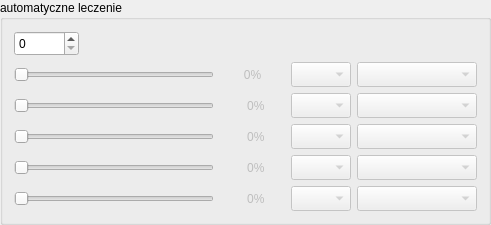
    <widget class="QGroupBox" name="healthGroup">
     <property name="sizePolicy">
      <sizepolicy hsizetype="Expanding" vsizetype="Expanding">
       <horstretch>0</horstretch>
       <verstretch>0</verstretch>
      </sizepolicy>
     </property>
     <property name="minimumSize">
      <size>
       <width>120</width>
       <height>25</height>
      </size>
     </property>
     <property name="maximumSize">
      <size>
       <width>16777215</width>
       <height>16777215</height>
      </size>
     </property>
     <property name="title">
      <string>automatyczne leczenie</string>
     </property>
     <layout class="QGridLayout" name="healthLayout">
      <item row="4" column="1">
       <widget class="QLabel" name="healthLabel_3">
        <property name="enabled">
         <bool>false</bool>
        </property>
        <property name="sizePolicy">
         <sizepolicy hsizetype="Expanding" vsizetype="Expanding">
          <horstretch>0</horstretch>
          <verstretch>0</verstretch>
         </sizepolicy>
        </property>
        <property name="minimumSize">
         <size>
          <width>65</width>
          <height>25</height>
         </size>
        </property>
        <property name="maximumSize">
         <size>
          <width>16777215</width>
          <height>25</height>
         </size>
        </property>
        <property name="text">
         <string>  0%</string>
        </property>
        <property name="alignment">
         <set>Qt::AlignCenter</set>
        </property>
       </widget>
      </item>
      <item row="6" column="0">
       <widget class="QSlider" name="healthSlider_5">
        <property name="enabled">
         <bool>false</bool>
        </property>
        <property name="sizePolicy">
         <sizepolicy hsizetype="Expanding" vsizetype="Expanding">
          <horstretch>0</horstretch>
          <verstretch>0</verstretch>
         </sizepolicy>
        </property>
        <property name="minimumSize">
         <size>
          <width>200</width>
          <height>25</height>
         </size>
        </property>
        <property name="maximumSize">
         <size>
          <width>16777215</width>
          <height>25</height>
         </size>
        </property>
        <property name="maximum">
         <number>100</number>
        </property>
        <property name="orientation">
         <enum>Qt::Horizontal</enum>
        </property>
       </widget>
      </item>
      <item row="1" column="2" rowspan="2">
       <widget class="QComboBox" name="healthKey_1">
        <property name="enabled">
         <bool>false</bool>
        </property>
        <property name="sizePolicy">
         <sizepolicy hsizetype="Expanding" vsizetype="Minimum">
          <horstretch>0</horstretch>
          <verstretch>0</verstretch>
         </sizepolicy>
        </property>
        <property name="minimumSize">
         <size>
          <width>60</width>
          <height>25</height>
         </size>
        </property>
        <property name="maximumSize">
         <size>
          <width>60</width>
          <height>25</height>
         </size>
        </property>
       </widget>
      </item>
      <item row="6" column="3">
       <widget class="QComboBox" name="healthMethodeName_5">
        <property name="enabled">
         <bool>false</bool>
        </property>
        <property name="sizePolicy">
         <sizepolicy hsizetype="Expanding" vsizetype="Minimum">
          <horstretch>0</horstretch>
          <verstretch>0</verstretch>
         </sizepolicy>
        </property>
        <property name="minimumSize">
         <size>
          <width>120</width>
          <height>25</height>
         </size>
        </property>
        <property name="maximumSize">
         <size>
          <width>120</width>
          <height>25</height>
         </size>
        </property>
       </widget>
      </item>
      <item row="3" column="2">
       <widget class="QComboBox" name="healthKey_2">
        <property name="enabled">
         <bool>false</bool>
        </property>
        <property name="sizePolicy">
         <sizepolicy hsizetype="Expanding" vsizetype="Minimum">
          <horstretch>0</horstretch>
          <verstretch>0</verstretch>
         </sizepolicy>
        </property>
        <property name="minimumSize">
         <size>
          <width>60</width>
          <height>25</height>
         </size>
        </property>
        <property name="maximumSize">
         <size>
          <width>60</width>
          <height>25</height>
         </size>
        </property>
       </widget>
      </item>
      <item row="5" column="0">
       <widget class="QSlider" name="healthSlider_4">
        <property name="enabled">
         <bool>false</bool>
        </property>
        <property name="sizePolicy">
         <sizepolicy hsizetype="Expanding" vsizetype="Expanding">
          <horstretch>0</horstretch>
          <verstretch>0</verstretch>
         </sizepolicy>
        </property>
        <property name="minimumSize">
         <size>
          <width>200</width>
          <height>25</height>
         </size>
        </property>
        <property name="maximumSize">
         <size>
          <width>16777215</width>
          <height>25</height>
         </size>
        </property>
        <property name="maximum">
         <number>100</number>
        </property>
        <property name="orientation">
         <enum>Qt::Horizontal</enum>
        </property>
       </widget>
      </item>
      <item row="1" column="1" rowspan="2">
       <widget class="QLabel" name="healthLabel_1">
        <property name="enabled">
         <bool>false</bool>
        </property>
        <property name="sizePolicy">
         <sizepolicy hsizetype="Expanding" vsizetype="Expanding">
          <horstretch>0</horstretch>
          <verstretch>0</verstretch>
         </sizepolicy>
        </property>
        <property name="minimumSize">
         <size>
          <width>65</width>
          <height>25</height>
         </size>
        </property>
        <property name="maximumSize">
         <size>
          <width>16777215</width>
          <height>25</height>
         </size>
        </property>
        <property name="text">
         <string>0%</string>
        </property>
        <property name="alignment">
         <set>Qt::AlignCenter</set>
        </property>
       </widget>
      </item>
      <item row="5" column="1">
       <widget class="QLabel" name="healthLabel_4">
        <property name="enabled">
         <bool>false</bool>
        </property>
        <property name="sizePolicy">
         <sizepolicy hsizetype="Expanding" vsizetype="Expanding">
          <horstretch>0</horstretch>
          <verstretch>0</verstretch>
         </sizepolicy>
        </property>
        <property name="minimumSize">
         <size>
          <width>65</width>
          <height>25</height>
         </size>
        </property>
        <property name="maximumSize">
         <size>
          <width>16777215</width>
          <height>25</height>
         </size>
        </property>
        <property name="text">
         <string>  0%</string>
        </property>
        <property name="alignment">
         <set>Qt::AlignCenter</set>
        </property>
       </widget>
      </item>
      <item row="4" column="2">
       <widget class="QComboBox" name="healthKey_3">
        <property name="enabled">
         <bool>false</bool>
        </property>
        <property name="sizePolicy">
         <sizepolicy hsizetype="Expanding" vsizetype="Minimum">
          <horstretch>0</horstretch>
          <verstretch>0</verstretch>
         </sizepolicy>
        </property>
        <property name="minimumSize">
         <size>
          <width>60</width>
          <height>25</height>
         </size>
        </property>
        <property name="maximumSize">
         <size>
          <width>60</width>
          <height>25</height>
         </size>
        </property>
       </widget>
      </item>
      <item row="6" column="1">
       <widget class="QLabel" name="healthLabel_5">
        <property name="enabled">
         <bool>false</bool>
        </property>
        <property name="sizePolicy">
         <sizepolicy hsizetype="Expanding" vsizetype="Expanding">
          <horstretch>0</horstretch>
          <verstretch>0</verstretch>
         </sizepolicy>
        </property>
        <property name="minimumSize">
         <size>
          <width>65</width>
          <height>25</height>
         </size>
        </property>
        <property name="maximumSize">
         <size>
          <width>16777215</width>
          <height>25</height>
         </size>
        </property>
        <property name="text">
         <string>  0%</string>
        </property>
        <property name="alignment">
         <set>Qt::AlignCenter</set>
        </property>
       </widget>
      </item>
      <item row="4" column="3">
       <widget class="QComboBox" name="healthMethodeName_3">
        <property name="enabled">
         <bool>false</bool>
        </property>
        <property name="sizePolicy">
         <sizepolicy hsizetype="Expanding" vsizetype="Minimum">
          <horstretch>0</horstretch>
          <verstretch>0</verstretch>
         </sizepolicy>
        </property>
        <property name="minimumSize">
         <size>
          <width>120</width>
          <height>25</height>
         </size>
        </property>
        <property name="maximumSize">
         <size>
          <width>120</width>
          <height>25</height>
         </size>
        </property>
       </widget>
      </item>
      <item row="5" column="2">
       <widget class="QComboBox" name="healthKey_4">
        <property name="enabled">
         <bool>false</bool>
        </property>
        <property name="sizePolicy">
         <sizepolicy hsizetype="Expanding" vsizetype="Minimum">
          <horstretch>0</horstretch>
          <verstretch>0</verstretch>
         </sizepolicy>
        </property>
        <property name="minimumSize">
         <size>
          <width>60</width>
          <height>25</height>
         </size>
        </property>
        <property name="maximumSize">
         <size>
          <width>60</width>
          <height>25</height>
         </size>
        </property>
       </widget>
      </item>
      <item row="3" column="0">
       <widget class="QSlider" name="healthSlider_2">
        <property name="enabled">
         <bool>false</bool>
        </property>
        <property name="sizePolicy">
         <sizepolicy hsizetype="Expanding" vsizetype="Expanding">
          <horstretch>0</horstretch>
          <verstretch>0</verstretch>
         </sizepolicy>
        </property>
        <property name="minimumSize">
         <size>
          <width>200</width>
          <height>25</height>
         </size>
        </property>
        <property name="maximumSize">
         <size>
          <width>16777215</width>
          <height>25</height>
         </size>
        </property>
        <property name="maximum">
         <number>100</number>
        </property>
        <property name="orientation">
         <enum>Qt::Horizontal</enum>
        </property>
       </widget>
      </item>
      <item row="5" column="3">
       <widget class="QComboBox" name="healthMethodeName_4">
        <property name="enabled">
         <bool>false</bool>
        </property>
        <property name="sizePolicy">
         <sizepolicy hsizetype="Expanding" vsizetype="Minimum">
          <horstretch>0</horstretch>
          <verstretch>0</verstretch>
         </sizepolicy>
        </property>
        <property name="minimumSize">
         <size>
          <width>120</width>
          <height>25</height>
         </size>
        </property>
        <property name="maximumSize">
         <size>
          <width>120</width>
          <height>25</height>
         </size>
        </property>
       </widget>
      </item>
      <item row="4" column="0">
       <widget class="QSlider" name="healthSlider_3">
        <property name="enabled">
         <bool>false</bool>
        </property>
        <property name="sizePolicy">
         <sizepolicy hsizetype="Expanding" vsizetype="Expanding">
          <horstretch>0</horstretch>
          <verstretch>0</verstretch>
         </sizepolicy>
        </property>
        <property name="minimumSize">
         <size>
          <width>200</width>
          <height>25</height>
         </size>
        </property>
        <property name="maximumSize">
         <size>
          <width>16777215</width>
          <height>25</height>
         </size>
        </property>
        <property name="maximum">
         <number>100</number>
        </property>
        <property name="orientation">
         <enum>Qt::Horizontal</enum>
        </property>
       </widget>
      </item>
      <item row="6" column="2">
       <widget class="QComboBox" name="healthKey_5">
        <property name="enabled">
         <bool>false</bool>
        </property>
        <property name="sizePolicy">
         <sizepolicy hsizetype="Expanding" vsizetype="Minimum">
          <horstretch>0</horstretch>
          <verstretch>0</verstretch>
         </sizepolicy>
        </property>
        <property name="minimumSize">
         <size>
          <width>60</width>
          <height>25</height>
         </size>
        </property>
        <property name="maximumSize">
         <size>
          <width>60</width>
          <height>25</height>
         </size>
        </property>
       </widget>
      </item>
      <item row="3" column="1">
       <widget class="QLabel" name="healthLabel_2">
        <property name="enabled">
         <bool>false</bool>
        </property>
        <property name="sizePolicy">
         <sizepolicy hsizetype="Expanding" vsizetype="Expanding">
          <horstretch>0</horstretch>
          <verstretch>0</verstretch>
         </sizepolicy>
        </property>
        <property name="minimumSize">
         <size>
          <width>65</width>
          <height>25</height>
         </size>
        </property>
        <property name="maximumSize">
         <size>
          <width>16777215</width>
          <height>25</height>
         </size>
        </property>
        <property name="text">
         <string>  0%</string>
        </property>
        <property name="alignment">
         <set>Qt::AlignCenter</set>
        </property>
       </widget>
      </item>
      <item row="3" column="3">
       <widget class="QComboBox" name="healthMethodeName_2">
        <property name="enabled">
         <bool>false</bool>
        </property>
        <property name="sizePolicy">
         <sizepolicy hsizetype="Expanding" vsizetype="Minimum">
          <horstretch>0</horstretch>
          <verstretch>0</verstretch>
         </sizepolicy>
        </property>
        <property name="minimumSize">
         <size>
          <width>120</width>
          <height>25</height>
         </size>
        </property>
        <property name="maximumSize">
         <size>
          <width>120</width>
          <height>25</height>
         </size>
        </property>
        <property name="maxVisibleItems">
         <number>99</number>
        </property>
        <property name="sizeAdjustPolicy">
         <enum>QComboBox::AdjustToMinimumContentsLengthWithIcon</enum>
        </property>
        <property name="minimumContentsLength">
         <number>150</number>
        </property>
       </widget>
      </item>
      <item row="1" column="0" rowspan="2">
       <widget class="QSlider" name="healthSlider_1">
        <property name="enabled">
         <bool>false</bool>
        </property>
        <property name="sizePolicy">
         <sizepolicy hsizetype="Expanding" vsizetype="Minimum">
          <horstretch>0</horstretch>
          <verstretch>0</verstretch>
         </sizepolicy>
        </property>
        <property name="minimumSize">
         <size>
          <width>200</width>
          <height>25</height>
         </size>
        </property>
        <property name="maximumSize">
         <size>
          <width>16777215</width>
          <height>25</height>
         </size>
        </property>
        <property name="maximum">
         <number>100</number>
        </property>
        <property name="orientation">
         <enum>Qt::Horizontal</enum>
        </property>
       </widget>
      </item>
      <item row="1" column="3" rowspan="2">
       <widget class="QComboBox" name="healthMethodeName_1">
        <property name="enabled">
         <bool>false</bool>
        </property>
        <property name="sizePolicy">
         <sizepolicy hsizetype="Expanding" vsizetype="Minimum">
          <horstretch>0</horstretch>
          <verstretch>0</verstretch>
         </sizepolicy>
        </property>
        <property name="minimumSize">
         <size>
          <width>120</width>
          <height>25</height>
         </size>
        </property>
        <property name="maximumSize">
         <size>
          <width>120</width>
          <height>25</height>
         </size>
        </property>
        <property name="currentIndex">
         <number>-1</number>
        </property>
       </widget>
      </item>
      <item row="0" column="0">
       <widget class="QSpinBox" name="amountHealthRegMethodes">
        <property name="enabled">
         <bool>true</bool>
        </property>
        <property name="sizePolicy">
         <sizepolicy hsizetype="Fixed" vsizetype="Minimum">
          <horstretch>0</horstretch>
          <verstretch>0</verstretch>
         </sizepolicy>
        </property>
        <property name="minimumSize">
         <size>
          <width>65</width>
          <height>25</height>
         </size>
        </property>
        <property name="maximumSize">
         <size>
          <width>16777215</width>
          <height>16777215</height>
         </size>
        </property>
        <property name="maximum">
         <number>5</number>
        </property>
       </widget>
      </item>
     </layout>
    </widget>
